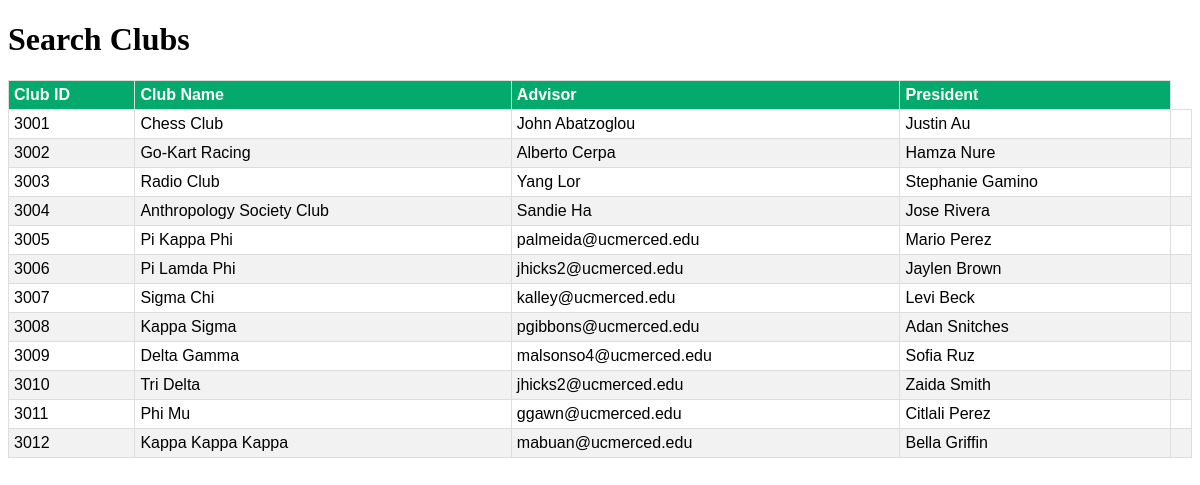
/search_club.php, run on the app's committed database.
### tables this page shows
CREATE TABLE clubs (
    id decimal(10,0) not null,
    name varchar(50) not null,
    advisor varchar(50) not null,
    president varchar(50) not null
);

### search_club.php (the view, shortened to what this page needs)
<?php
include("connection.php");
?>
<!DOCTYPE html>
<html>
	</head>
	<body>
		<h1>
			Search Clubs
		</h1>
		<table>
			<tr>
			<th>Club ID</th>
			<th>Club Name</th>
            <th>Advisor</th>
			<th>President</th>
			<tr>
				<?php
                        $search= $_POST['search'];
                        $sql = "SELECT * FROM  `clubs` WHERE name LIKE '%$search%' OR id = '$search'";
                        $query = mysqli_query($conn, $sql);
                        while ($row = mysqli_fetch_array($query)){
                            $id = $row['id'];
                            $name = $row['name'];
                            $advisor = $row['advisor'];
                            $president = $row['president'];
                            echo "<tr><td>" .$id. "</td><td>" .$name. "</td><td>"  .$advisor. "</td><td>"  .$president."</td><td></td></tr>";
                        }
				?>
			</tr>
		</table>
	</body>
</html>

### search_club.php (style rules this page uses)
table { font-family:Arial, Helvetica, sans-serif; border-collapse: collapse; width: 100%; }
td { border:1px solid #ddd; padding:5px; }
tr:nth-child(even) { background-color: #f2f2f2; }
th { border:1px solid #ddd; padding:5px; padding-top: 5px; padding-bottom: 5px; text-align: left; background-color: #04AA6D; color: white; }

### data on the page
clubs: id "3001", name "Chess Club", advisor "John Abatzoglou", president "Justin Au"
clubs: id "3002", name "Go-Kart Racing", advisor "Alberto Cerpa", president "Hamza Nure"
clubs: id "3003", name "Radio Club", advisor "Yang Lor", president "Stephanie Gamino"
clubs: id "3004", name "Anthropology Society Club", advisor "Sandie Ha", president "Jose Rivera"
clubs: id "3005", name "Pi Kappa Phi", advisor "palmeida@ucmerced.edu", president "Mario Perez"
clubs: id "3006", name "Pi Lamda Phi", advisor "jhicks2@ucmerced.edu", president "Jaylen Brown"
clubs: id "3007", name "Sigma Chi", advisor "kalley@ucmerced.edu", president "Levi Beck"
clubs: id "3008", name "Kappa Sigma", advisor "pgibbons@ucmerced.edu", president "Adan Snitches"
clubs: id "3009", name "Delta Gamma", advisor "malsonso4@ucmerced.edu", president "Sofia Ruz"
clubs: id "3010", name "Tri Delta", advisor "jhicks2@ucmerced.edu", president "Zaida Smith"
clubs: id "3011", name "Phi Mu", advisor "ggawn@ucmerced.edu", president "Citlali Perez"
clubs: id "3012", name "Kappa Kappa Kappa", advisor "mabuan@ucmerced.edu", president "Bella Griffin"
